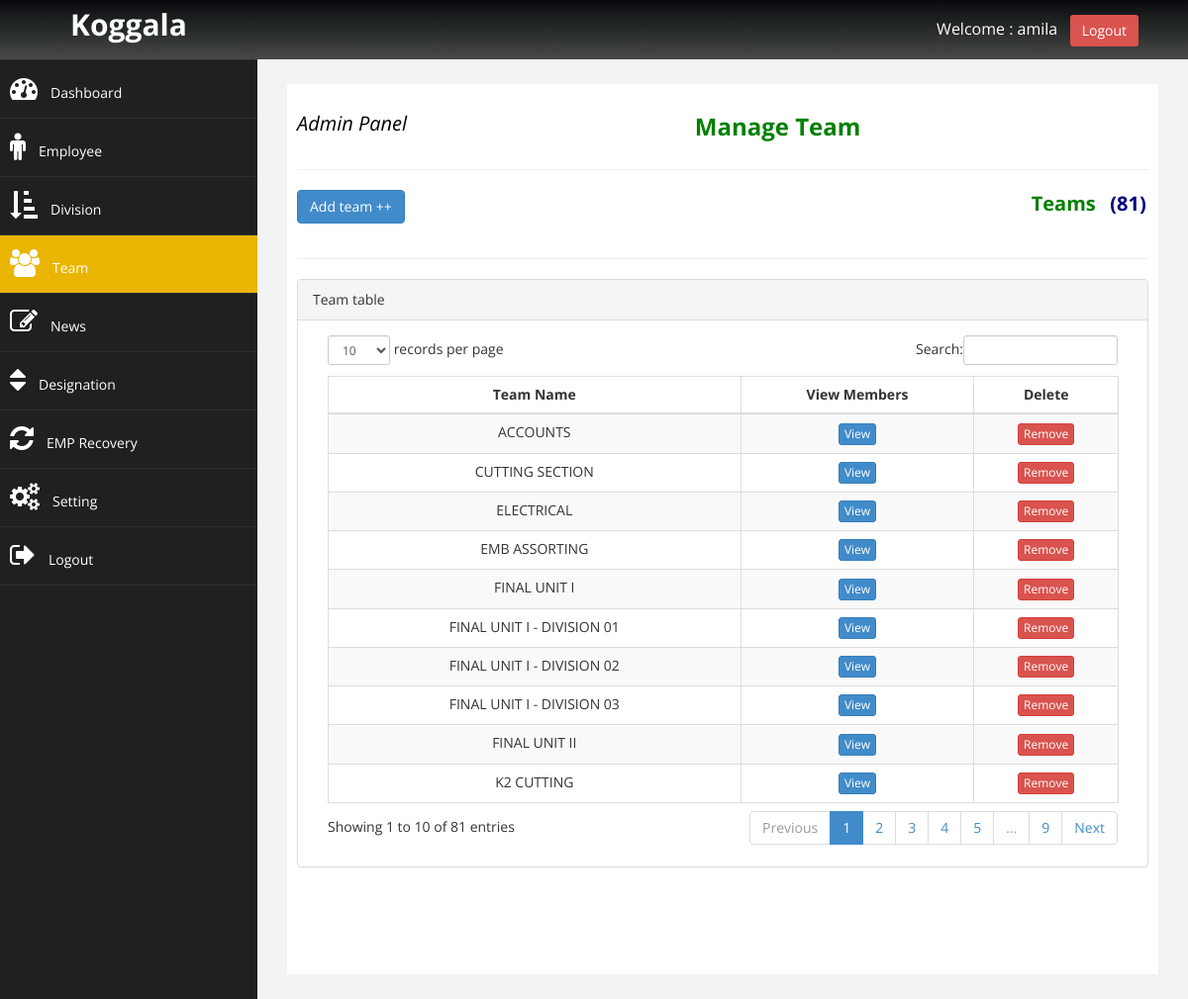
The app's page /admin/team_manage.php (signed in) with its own data.
### tables this page shows
CREATE TABLE `team` (
  `team_id` int(11) NOT NULL,
  `active_id` int(11) NOT NULL,
  `team_name` varchar(50) NOT NULL,
  `dev_id1` int(11) NOT NULL,
  `dev_id2` int(11) NOT NULL
);

### admin/team_manage.php (the view, shortened to what this page needs)
<?php
$con = new mysqli(DB_HOSTNAME,DB_USERNAME, DB_PASSWORD,DB_NAME);
if(!isset($_SESSION['adminSession'])){
        echo "<script type='text/javascript'>window.location.href = '../login.php';</script>";
}else{
?>
<!DOCTYPE html>
<html>
<head>
    <link href="../assets/css/bootstrap.css" rel="stylesheet" />
    <link href="../assets/css/font-awesome.css" rel="stylesheet" />
    <link href="../assets/js/morris/morris-0.4.3.min.css" rel="stylesheet" />
    <link href="../assets/css/custom.css" rel="stylesheet" />
    <link href="../assets/js/dataTables/dataTables.bootstrap.css" rel="stylesheet" />
</head>
<body>
	<div id="wrapper">
		<nav class="navbar navbar-default navbar-cls-top" role="navigation" style="margin-bottom: 0">
			<div class="navbar-header">
				<a href="#" class="navbar-brand ">Koggala</a>
			</div>
                <div id="navbar-right">Welcome : <?php echo $_SESSION['adminSession'];?> &nbsp; <a href="logout.php" class="btn btn-danger square-btn-adjust">Logout</a>
                </div>
		</nav>
        <nav class="navbar-default navbar-side" role="navigation">
            <div class="sidebar-collapse">
                <ul class="nav" id="main-menu">
                    <li>
                        <a href="index.php"><i class="fa fa-dashboard fa-2x"></i>Dashboard</a>
                    </li>
                    <li>
                        <a href="manage_employee.php"><i class="fa fa-male fa-2x"></i>Employee</a>
                    </li>
                    <li>
                        <a href="devision_manage.php"><i class="fa fa-sort-amount-asc fa-2x"></i>Division</a>
                    </li>
                    <li>
                        <a href="team_manage.php" class="active-menu"><i class="fa fa-users fa-2x"></i>Team</a>
                    </li>
                     <li>
                        <a href="news_manage.php"><i class="fa fa-edit fa-2x"></i>News</a>
                    </li>
                    <li>
                        <a href="position_manage.php"><i class="fa fa-sort fa-2x"></i>Designation</a>
                    </li>
                    <li>
                        <a href="emp_Recovery.php"><i class="fa fa-refresh fa-2x"></i>EMP Recovery</a>
                    </li>
                    <li>
                        <a href="setting.php"><i class="fa fa-cogs fa-2x"></i>Setting</a>
                    </li>
                    <li>
                        <a href="logout.php"><i class="fa fa-sign-out fa-2x"></i>Logout</a>
                    </li>
                </ul>
            </div>
        </nav>
        <div id="page-wrapper">
            <div id="page-inner">
                 <div class="row">
                   <div class="col-md-12 col-lg-12 text-center">
                     <h3>
                      <small style="color:black; float:left; font-size:20px;"><i>Admin Panel</i></small>
                      <strong style="color:green">Manage Team</strong>
                    </h3>
                  </div>
                </div>
                <hr/>
                <div class="row">
                    <div class="col-md-2">
                        <div class="form-group">
                              <button type="button" class="btn btn-primary" data-toggle="modal" data-target="#myModal">
                                Add team ++
                              </button>
                        </div>
                    </div>
                    <div class="col-md-2 col-md-offset-8">
                       <div class="form-group">
                            <?php
                                $sqlSelect = "SELECT * FROM `team`";
                                $sqlQuery  = mysqli_query($con, $sqlSelect);
                                $numOfRow  = mysqli_num_rows($sqlQuery);
                            ?>
                           <label>
                                <strong style="color:green;font-size:20px;">Teams</strong> &nbsp;&nbsp;
                                <strong style="color:navy;font-size:20px;">(<?php echo $numOfRow -1;  ?>)</strong>
                           </label>
                       </div>
                    </div>
                </div>
                <hr>
                <div class="panel panel-default">
                  <div class="panel-heading">
                      Team table
                  </div>
                  <div class="panel-body">
                    <div class=" col-md-12 table-responsive" style="overflow-x:auto;">
                     <table class="table-bordered table table-striped table-hover" id="dataTables-example">
                      <thead>
                          <tr>
                            <th  class="text-center">Team Name</th>
                            <th  class="text-center">View Members</th>
                            <th  class="text-center">Delete</th>
                          </tr>
                    </thead>
                    <tbody>
                          <?php
                              if($numOfRow > 0)
                              {
                              while($row = mysqli_fetch_assoc($sqlQuery)){
                                 $team_id       = $row['team_id'];
                                 $team_name     = $row['team_name'];
                                if(!$team_id == 0){
                          ?>
                                <tr>
                                  <td class="text-center"><?php echo $team_name; ?></td>
                                  <td class="text-center"><a href="team_members_view.php?team_id=<?php echo $team_id; ?>" class="btn btn-primary btn-xs">View</a></td>
                                  <td class="text-center"><a onclick="deleteme(<?php echo $row['team_id']; ?>)"  class="btn btn-danger btn-xs">Remove</a></td>
                                </tr>
                          <?php
                              }
                                }
                              }
                          ?>
                </tbody>
              </table>
              </div>
            </div>
          </div>
        </div>
      </div>
    </div>
</body>
</html>
<?php
}
?>

### assets/css/custom.css (style rules this page uses)
body { font-family: 'Open Sans', sans-serif; }
#wrapper { width: 100%; background: #202020; }
#page-wrapper { padding: 15px 15px; min-height: 500px; background: #F3F3F3; }
#page-inner { width: 100%; margin: 10px 20px 10px 0px; background-color:#fff!important; padding: 10px; min-height: 900px; }
.text-center { text-align: center; }
.navbar-cls-top .navbar-brand { color: #fff; width: 260px; text-align: center; height: 60px; font-size: 30px; font-weight: 700px; font-weight: bold; }
#navbar-right { color: white; float: right; padding: 15px 50px 5px 50px; font-size: 16px; }
.square-btn-adjust { border: 0px solid transparent; -webkit-border-radius: 0px; -moz-border-radius: 0px; border-radius: 3px; }
.active-menu { background-color: #EAB500!important; }
.sidebar-collapse, .sidebar-collapse .nav { background: none; }
.sidebar-collapse .nav { padding: 0px; }
.sidebar-collapse .nav > li > a { color: #fff; background: #202020; text-shadow: none; padding: 15px 10px; }
.sidebar-collapse .nav > li { border-bottom: 1px solid rgba(107, 108, 109, 0.19); }
.navbar-side { border:none; background-color: #202020; }
.nav > li > a >i { margin-right: 13px; }
.navbar-cls-top { background: linear-gradient(to bottom, #080a0d, #191c1d, #262b2a, #373a38, #494a46); border-bottom:none; }
.navbar-default { border: 0px solid black; }
@media (min-width: 768px) { #page-wrapper { margin: 0 0 0 260px; padding: 15px 30px; min-height: 900px; } }
@media (min-width: 768px) { .navbar-side { width: 260px; position: absolute; z-index: 1; } }
@media (min-width: 768px) { .navbar { border-radius: 0px; } }

### records on screen
team: team_name "ACCOUNTS"
team: team_name "CUTTING SECTION"
team: team_name "K2 CUTTING"
team: team_name "ELECTRICAL"
team: team_name "EMB ASSORTING"
team: team_name "FINAL UNIT I"
team: team_name "FINAL UNIT II"
team: team_name "FINAL UNIT I - DIVISION 01"
team: team_name "FINAL UNIT I - DIVISION 03"
team: team_name "FINAL UNIT I - DIVISION 02"

### other values on screen
$_SESSION['adminSession'] "amila"
$numOfRow -1 "81"
